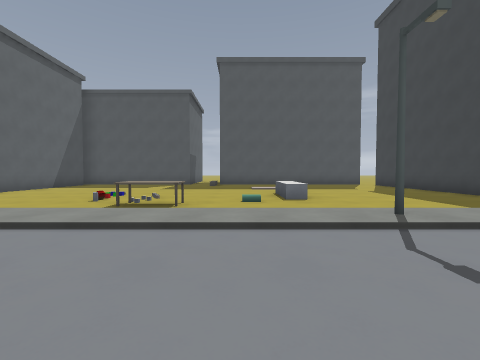
[1] (above)

13 first-person views from a walk through a 3-D level made in the Godot game engine. The camera is 1.2 m above the floor, tilts 2° down and sees 90° across. The floor is counted in squares, 2 m on a side. Each view is taken from the middle of a square. On the plan, view 1 faces up. The plan holds only what a view shows up to about 9 squares ahead; the rest is blank. The place goes on beyond the plan. Some surface patterns are stand-ins.

[2]
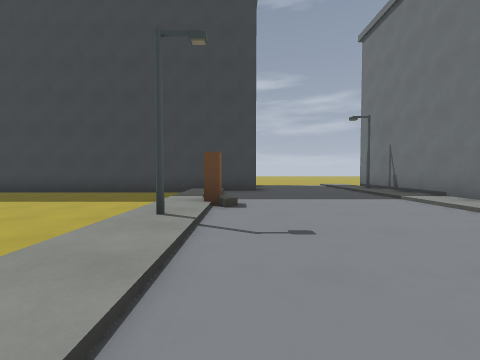

[3]
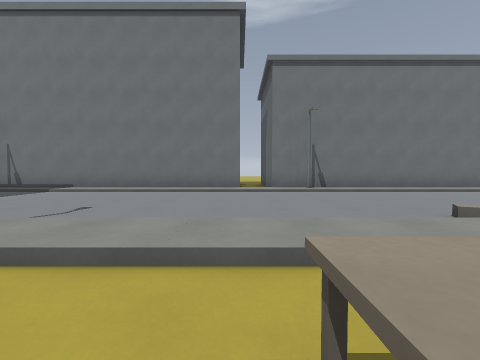

[4]
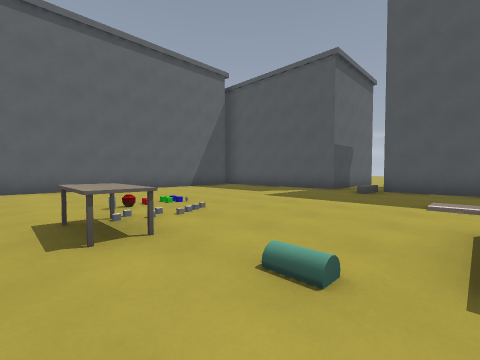

[5]
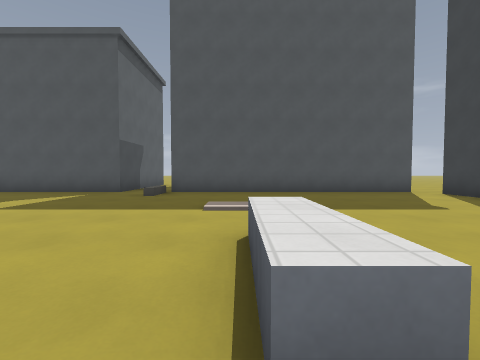

[6]
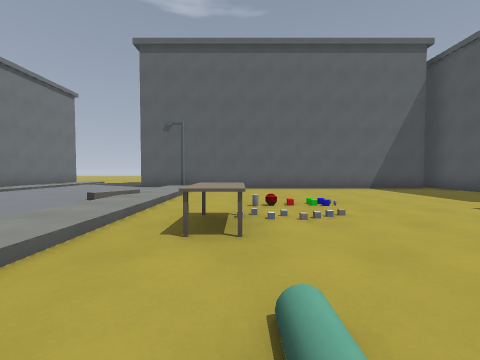

[7]
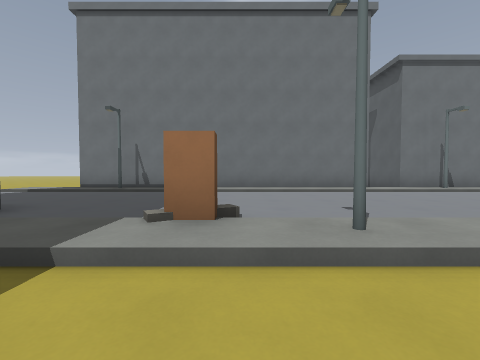

[8]
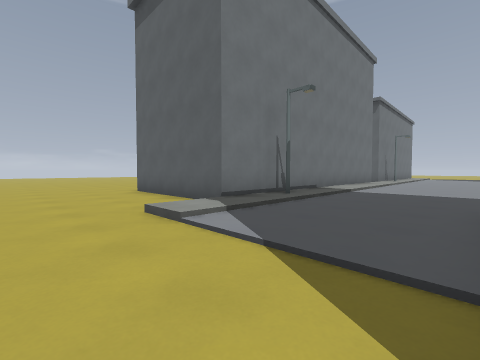

[9]
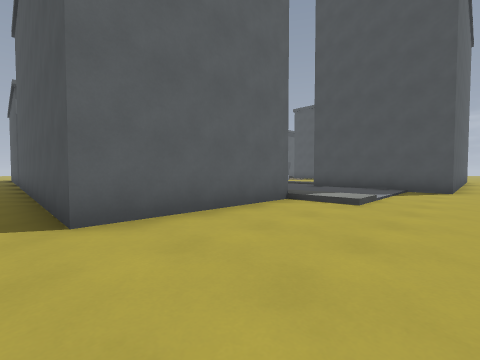

[10]
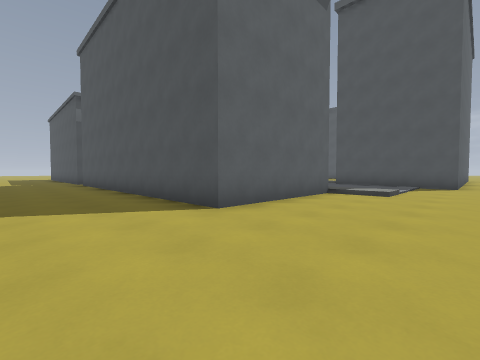

[11]
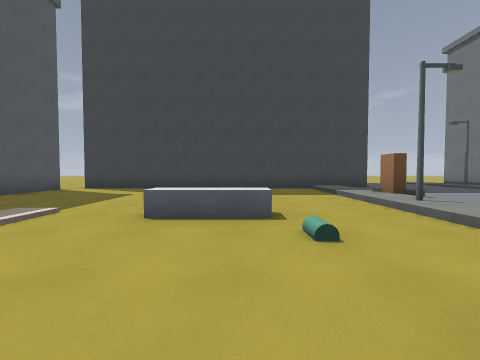

[12]
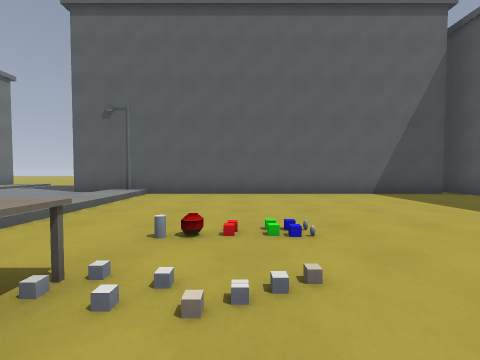

[13]
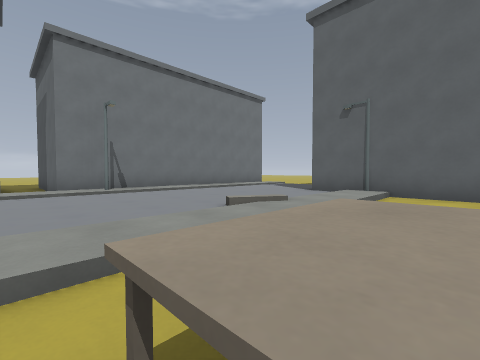

### Floor plan
Key: @ floor where view 1 was taken; # wall or solid block; . main floor; : floor 0.25 m higher than the main floor; / step, stairs or slope; ^ raised ledge; S streetlight; O other object.
Columns run from 10 left of view 1 to 11 right of it. Each row starts with its distance up from view 1.
 14        #
 13        #.
 12   ######.########.
 11   #.............##
 10   #..............#
  9   #..............#
  8   #..............#
  7   #........^.....#
  6   #........^.....#
  5   #.....^........#  #.
  4   #..............#  #.
  3   #S::::::::SOO::#  #.
  2   #.../......OO..####.
  1   ....................
  0  .........@...........
 -1  .....................
 -2  ::::::S::::::::S:::..
 -3 ###################...
 -4         #         #...
 -5         #         #...
 -6         ###########...
 -7          .............
 -8           ............
 -9           ............
-10                     ..

Positions as (right, up) in squares from view 1, and headings:
1: (0, 0), facing up
2: (-1, 2), facing right
3: (-1, 5), facing down
4: (1, 4), facing up-left
5: (1, 5), facing up
6: (1, 5), facing left
7: (3, 5), facing down
8: (11, 1), facing down-left
9: (11, -7), facing up-left
10: (11, -9), facing up-left
11: (-2, 6), facing right
12: (-1, 6), facing left
13: (-1, 5), facing down-left
